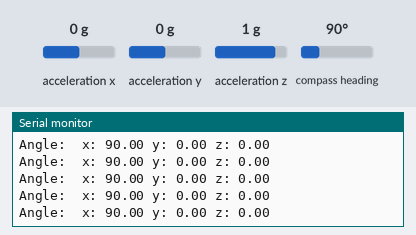
This sketch was run on a simulated Arduino Uno, built with avr-gcc and run on an emulated ATmega328P. On the bench: the last lines printed to the serial monitor. The inputs (shaded band) are chosen by the test bench; at power-on: acceleration x 0 g, acceleration y 0 g, acceleration z 1 g, compass heading 90°.

Above: at 1.2 s.
1.3 s: acceleration x set to -1.4 g
At 1.35 s:
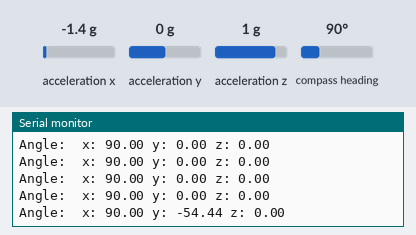
2.8 s: acceleration y set to -1.4 g
At 2.89 s:
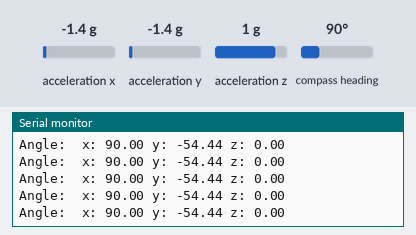
4.3 s: acceleration z set to -1.4 g
At 4.34 s:
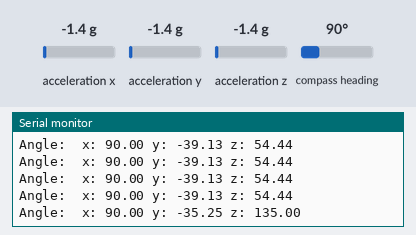
5.8 s: compass heading set to 7°
At 5.89 s:
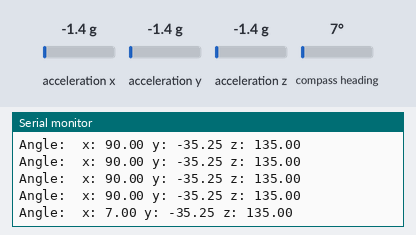
Timing chart, 0 to 8.3 s (numbered marks = the images above; inputs shaded):
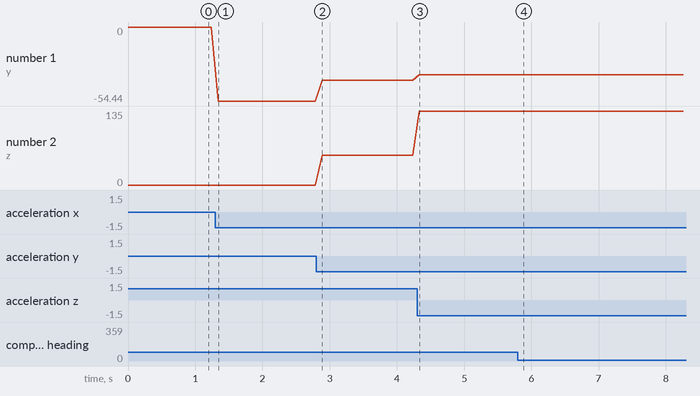

Measured:
- after the input at 1.3 s, the serial monitor: prints a new line at once (image 1)
- after the input at 4.3 s, the serial monitor: prints a new line at once (image 3)
- after the input at 5.8 s, the serial monitor: prints a new line after 0.09 s (image 4)
- plotted number 1: 0 → -54.44 after the input at 1.3 s, -54.44 → -39.13 after the input at 2.8 s, -39.13 → -35.25 after the input at 4.3 s
- plotted number 2: 0 → 54.44 after the input at 2.8 s, 54.44 → 135 after the input at 4.3 s

The sketch:

BNO055_test.ino
```cpp
#include <Wire.h>
#include <Adafruit_Sensor.h>
#include <Adafruit_BNO055.h>
#include <utility/imumaths.h>

Adafruit_BNO055 myIMU = Adafruit_BNO055();

void setup() {

Serial.begin(115200);
myIMU.begin();
myIMU.setExtCrystalUse(true);
}

void loop() {
imu::Vector<3> euler = myIMU.getVector(Adafruit_BNO055::VECTOR_EULER);

Serial.print("Angle: ");
Serial.print(" x: ");
Serial.print(euler.x());
Serial.print(" y: ");
Serial.print(euler.y());
Serial.print(" z: ");
Serial.println(euler.z());
Serial.println("");

delay(100);
}
```
